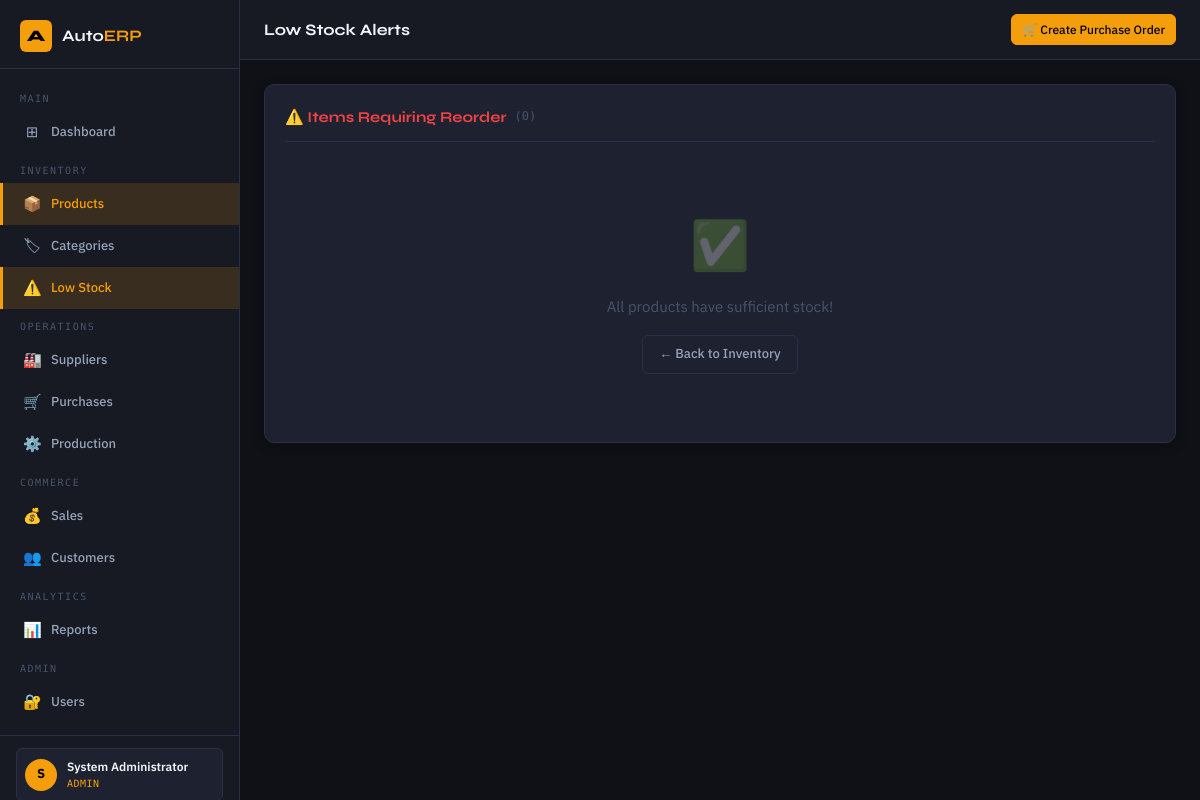
Screenshot of /inventory/low-stock (signed in) with the database file from the repository.
### tables this page shows
CREATE TABLE users (
    id          INTEGER PRIMARY KEY AUTOINCREMENT,
    username    TEXT UNIQUE NOT NULL,
    email       TEXT UNIQUE NOT NULL,
    full_name   TEXT NOT NULL,
    password_hash TEXT NOT NULL,
    role        TEXT NOT NULL DEFAULT 'staff',
    is_active   INTEGER NOT NULL DEFAULT 1,
    last_login  TEXT,
    created_at  TEXT DEFAULT (datetime('now'))
);

### app/routes/inventory.py (the view)
@inventory_bp.route('/low-stock')
@login_required
def low_stock():
    db    = get_db()
    items = db.execute(
        '''SELECT p.*,c.name AS cat_name FROM products p
           JOIN categories c ON c.id=p.category_id
           WHERE p.quantity<=p.low_stock_threshold AND p.is_active=1
           ORDER BY p.quantity ASC''').fetchall()
    db.close()
    return render_template('inventory/low_stock.html', items=[dict(i) for i in items])

### app/auth_helpers.py (called while the page is built)
def login_required(f):
    @wraps(f)
    def decorated(*args, **kwargs):
        if 'user_id' not in session:
            flash('Please log in to access this page.', 'warning')
            return redirect(url_for('auth.login'))
        return f(*args, **kwargs)
    return decorated

def get_current_user():
    uid = session.get('user_id')
    if not uid:
        return None
    db = get_db()
    user = db.execute('SELECT * FROM users WHERE id=?', (uid,)).fetchone()
    db.close()
    return dict(user) if user else None

### app/database.py (called while the page is built)
def get_db():
    conn = sqlite3.connect(DB_PATH)
    conn.row_factory = sqlite3.Row
    conn.execute("PRAGMA foreign_keys = ON")
    return conn

### app/templates/inventory/low_stock.html (shortened to what this page needs)
{% extends "base.html" %}
{% block page_title %}Low Stock Alerts{% endblock %}
{% block topbar_actions %}
  <a href="{{ url_for('purchases.create_purchase') }}" class="btn btn-primary btn-sm">🛒 Create Purchase Order</a>
{% endblock %}
{% block content %}
<div class="card">
  <div class="card-header">
    <div class="card-title" style="color:var(--red)">⚠️ Items Requiring Reorder
      <span style="font-family:var(--font-mono);font-size:12px;color:var(--text-muted);font-weight:400">({{ items|length }})</span>
    </div>
  </div>
  {% if items %}
  <div class="table-wrapper">
    <table>
      <thead><tr><th>SKU</th><th>Product</th><th>Category</th><th>Current Qty</th><th>Threshold</th><th>Status</th><th>Action</th></tr></thead>
      <tbody>
        {% for item in items %}
        <tr>
          <td><span class="sku">{{ item.sku }}</span></td>
          <td><a href="{{ url_for('inventory.view_product', pid=item.id) }}" style="color:var(--text-primary);font-weight:500">{{ item.name }}</a></td>
          <td>{{ item.cat_name }}</td>
          <td><span class="badge {{ 'badge-danger' if item.quantity == 0 else 'badge-warning' }}" style="font-size:13px">{{ item.quantity }} {{ item.unit }}</span></td>
          <td class="mono text-muted">{{ item.low_stock_threshold }}</td>
          <td>{% if item.quantity == 0 %}<span class="badge badge-danger">OUT OF STOCK</span>{% else %}<span class="badge badge-warning">LOW STOCK</span>{% endif %}</td>
          <td><a href="{{ url_for('purchases.create_purchase') }}" class="btn btn-sm btn-primary">Reorder</a></td>
        </tr>
        {% endfor %}
      </tbody>
    </table>
  </div>
  {% else %}
  <div class="empty-state">
    <div class="empty-state-icon">✅</div>
    <div class="empty-state-text">All products have sufficient stock!</div>
    <a href="{{ url_for('inventory.index') }}" class="btn btn-secondary">← Back to Inventory</a>
  </div>
  {% endif %}
</div>
{% endblock %}

### app/templates/base.html (shortened to what this page needs)
<!DOCTYPE html>
<html lang="en">
<head>
  <link rel="stylesheet" href="{{ url_for('static', filename='css/main.css') }}">
</head>
<body>
<div class="layout">
  <aside class="sidebar">
    <div class="sidebar-brand">
      <div class="sidebar-logo">A</div>
      <div class="sidebar-brand-name">Auto<span>ERP</span></div>
    </div>
    <nav class="sidebar-nav">
      <div class="nav-section-label">Main</div>
      <a class="nav-item" href="{{ url_for('dashboard.index') }}">
        <span class="nav-icon">⊞</span> Dashboard
      </a>
      <div class="nav-section-label">Inventory</div>
      <a class="nav-item" href="{{ url_for('inventory.index') }}">
        <span class="nav-icon">📦</span> Products
      </a>
      <a class="nav-item" href="{{ url_for('inventory.categories') }}">
        <span class="nav-icon">🏷</span> Categories
      </a>
      <a class="nav-item" href="{{ url_for('inventory.low_stock') }}">
        <span class="nav-icon">⚠️</span> Low Stock
      </a>
      <div class="nav-section-label">Operations</div>
      <a class="nav-item" href="{{ url_for('suppliers.index') }}">
        <span class="nav-icon">🏭</span> Suppliers
      </a>
      <a class="nav-item" href="{{ url_for('purchases.index') }}">
        <span class="nav-icon">🛒</span> Purchases
      </a>
      <a class="nav-item" href="{{ url_for('production.index') }}">
        <span class="nav-icon">⚙️</span> Production
      </a>
      <div class="nav-section-label">Commerce</div>
      <a class="nav-item" href="{{ url_for('sales.index') }}">
        <span class="nav-icon">💰</span> Sales
      </a>
      <a class="nav-item" href="{{ url_for('sales.customers') }}">
        <span class="nav-icon">👥</span> Customers
      </a>
      <div class="nav-section-label">Analytics</div>
      <a class="nav-item" href="{{ url_for('reports.index') }}">
        <span class="nav-icon">📊</span> Reports
      </a>
      {% if current_user and current_user.role == 'admin' %}
      <div class="nav-section-label">Admin</div>
      <a class="nav-item" href="{{ url_for('auth.users') }}">
        <span class="nav-icon">🔐</span> Users
      </a>
      {% endif %}
    </nav>
    <div class="sidebar-footer">
      {% if current_user %}
      <div class="sidebar-user">
        <div class="sidebar-user-avatar">{{ current_user.full_name[0].upper() }}</div>
        <div class="sidebar-user-info">
          <div class="sidebar-user-name">{{ current_user.full_name }}</div>
          <div class="sidebar-user-role">{{ current_user.role }}</div>
        </div>
      </div>
      {% endif %}
    </div>
  </aside>
  <div class="main-content">
    <header class="topbar">
      <div class="topbar-title">{% block page_title %}{% endblock %}</div>
      <div class="topbar-actions">{% block topbar_actions %}{% endblock %}</div>
    </header>
    <main class="page-content">
      {% block content %}{% endblock %}
    </main>
  </div>
</div>
</body>
</html>

### rows the page displays
users: full_name "S", full_name "System Administrator", role "ADMIN"

### other values shown
{{ items|length }} "0"
